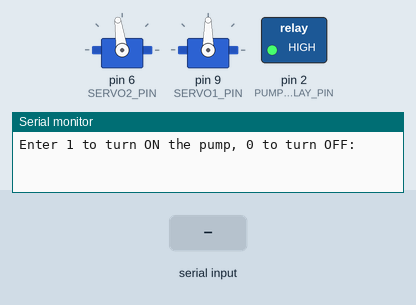
Recording of a sketch running on a simulated Arduino Uno, built with avr-gcc and run on an emulated ATmega328P. On the bench: 2 × servo, switched loads named in the sketch (green lamp = pin HIGH), the last lines printed to the serial monitor. The inputs (shaded band) are chosen by the test bench.

Above: at 1.2 s.
1.3 s: "1" received over Serial
At 1.9 s:
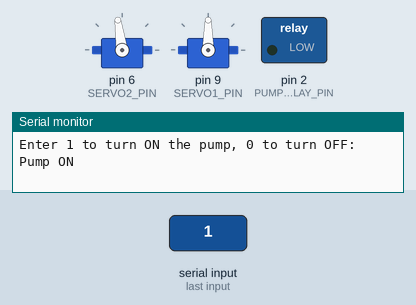
2.8 s: "0" received over Serial
At 4.2 s:
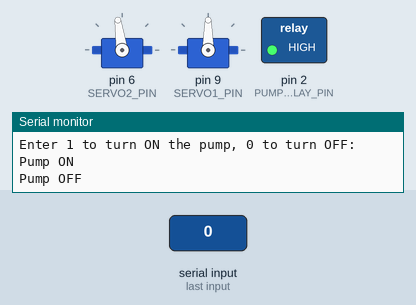
Timing chart, 0 to 5.8 s (numbered marks = the images above; inputs shaded):
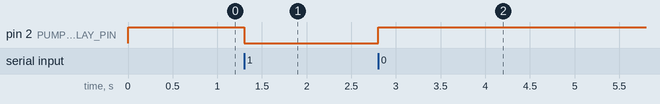

The sketch:

waterCode.ino
```cpp
#define PUMP_RELAY_PIN 2
#define SERVO2_PIN 6
#define SERVO1_PIN 9

#include <Servo.h>

Servo servo2;
Servo servo1;

void setup() {
  pinMode(PUMP_RELAY_PIN, OUTPUT);
  digitalWrite(PUMP_RELAY_PIN, HIGH); // relay OFF initially (assuming LOW = ON)
  servo2.attach(SERVO2_PIN);
  servo1.attach(SERVO1_PIN);
  servo2.write(98); // reset
  servo1.write(90); // reset
  Serial.begin(9600);
  Serial.println("Enter 1 to turn ON the pump, 0 to turn OFF:");
}

void loop() {
  if (Serial.available() > 0) {
    char input = Serial.read();

    if (input == '1') {
      digitalWrite(PUMP_RELAY_PIN, LOW); // Turn ON relay
      Serial.println("Pump ON");
    } else if (input == '0') {
      digitalWrite(PUMP_RELAY_PIN, HIGH); // Turn OFF relay
      Serial.println("Pump OFF");
    } else {
      Serial.println("Invalid input. Enter 1 or 0.");
    }

    // Clear any leftover characters in the buffer
    while (Serial.available() > 0) Serial.read();
  }
}
```

Measured:
- after the input at 1.3 s, pin 2 (PUMP_RELAY_PIN): HIGH → LOW at once
- after the input at 2.8 s, pin 2 (PUMP_RELAY_PIN): LOW → HIGH at once
